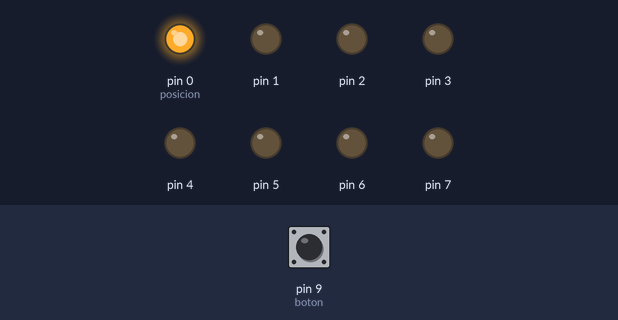
This sketch was run on a simulated Arduino Uno, built with avr-gcc and run on an emulated ATmega328P. On the bench: output pins drawn as LEDs (lit = HIGH). The inputs (shaded band) are chosen by the test bench; at power-on: pin 9 (boton) HIGH.

Above: at 1.2 s.
1.3 s: pin 9 (boton) pulled LOW for 0.15 s
At 2.1 s:
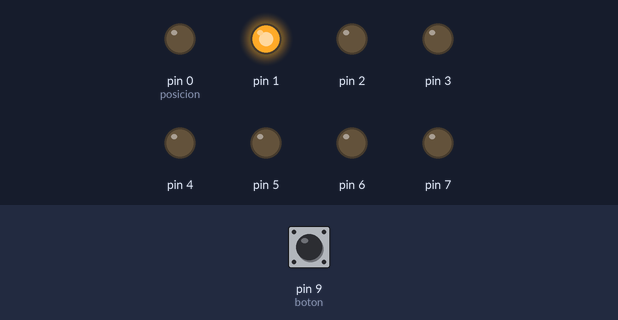
2.9 s: pin 9 (boton) pulled LOW for 1 s
At 3.3 s:
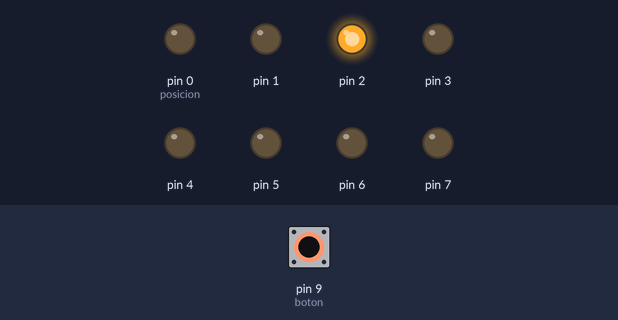
5.4 s: pin 9 (boton) pulled LOW for 0.15 s
At 6.5 s:
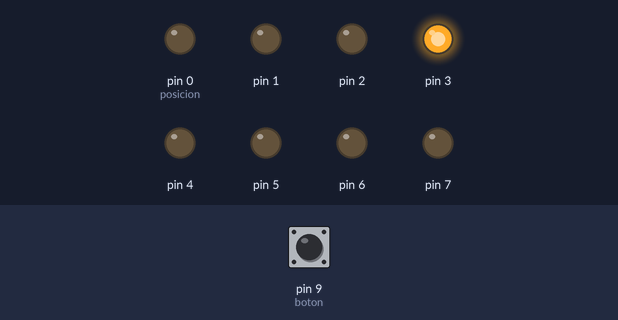
7.0 s: pin 9 (boton) pulled LOW for 3.2 s
At 7.7 s:
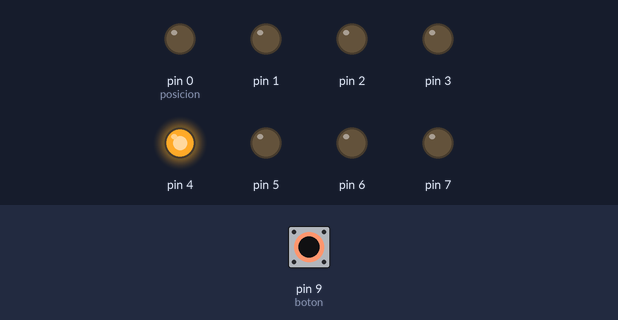
11.7 s: pin 9 (boton) pulled LOW for 0.15 s
At 12.4 s:
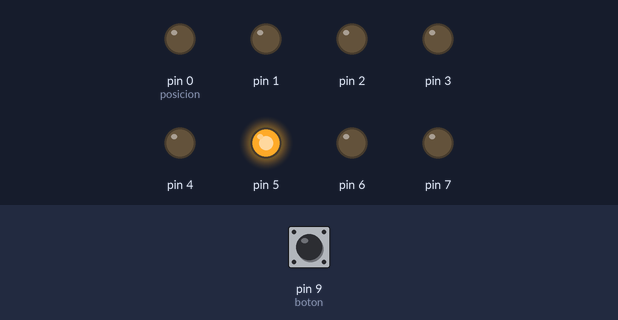
13.3 s: pin 9 (boton) pulled LOW for 1 s
At 13.7 s:
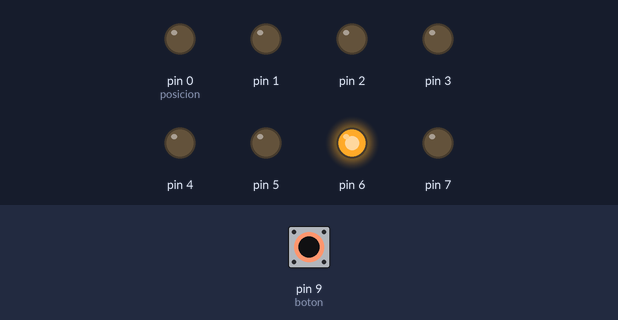
Timing chart, 0 to 16.3 s (numbered marks = the images above; inputs shaded):
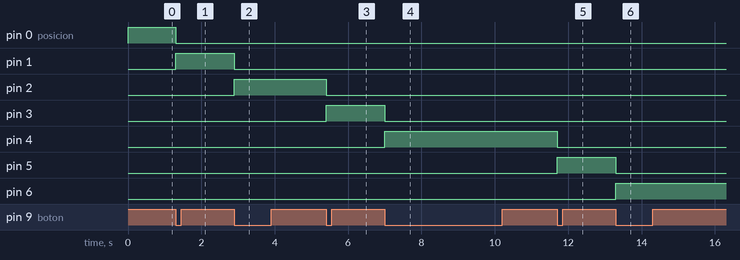

The sketch:

Ejercicio03.ino
```cpp
const byte boton=9;

byte estado=1;

int posicion=0;

void setup(){
  pinMode(boton, INPUT);
  DDRD=255;
  /*for(byte i=0;i<8;i++){
   pinMode(i, OUTPUT);
   }*/
  digitalWrite(posicion,HIGH);
}

void loop(){
  estado=digitalRead(boton);
  if(!estado){
    digitalWrite(posicion,LOW);
    posicion++;
    if(posicion>7){
      posicion=0;
    }
    digitalWrite(posicion,HIGH);
    delay(20);
    while(!digitalRead(boton));
  }
}
```

Measured:
- after the input at 1.3 s, pin 0 (posicion): HIGH → LOW at once; pin 1: LOW → HIGH at once
- after the input at 2.9 s, pin 1: HIGH → LOW at once; pin 2: LOW → HIGH at once
- after the input at 5.4 s, pin 2: HIGH → LOW at once; pin 3: LOW → HIGH at once
- after the input at 7.0 s, pin 3: HIGH → LOW at once; pin 4: LOW → HIGH at once
- after the input at 11.7 s, pin 4: HIGH → LOW at once; pin 5: LOW → HIGH at once
- after the input at 13.3 s, pin 5: HIGH → LOW at once; pin 6: LOW → HIGH at once
